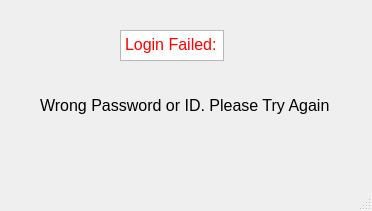
<?xml version="1.0" encoding="UTF-8"?>
<ui version="4.0">
 <class>MainWindow</class>
 <widget class="QMainWindow" name="MainWindow">
  <property name="geometry">
   <rect>
    <x>0</x>
    <y>0</y>
    <width>372</width>
    <height>211</height>
   </rect>
  </property>
  <property name="windowTitle">
   <string>MainWindow</string>
  </property>
  <widget class="QWidget" name="centralwidget">
   <widget class="QLabel" name="label_2">
    <property name="geometry">
     <rect>
      <x>40</x>
      <y>90</y>
      <width>311</width>
      <height>31</height>
     </rect>
    </property>
    <property name="font">
     <font>
      <pointsize>12</pointsize>
     </font>
    </property>
    <property name="text">
     <string>Wrong Password or ID. Please Try Again</string>
    </property>
   </widget>
   <widget class="QTextEdit" name="textEdit">
    <property name="geometry">
     <rect>
      <x>120</x>
      <y>30</y>
      <width>104</width>
      <height>31</height>
     </rect>
    </property>
    <property name="html">
     <string>&lt;!DOCTYPE HTML PUBLIC &quot;-//W3C//DTD HTML 4.0//EN&quot; &quot;http://www.w3.org/TR/REC-html40/strict.dtd&quot;&gt;
&lt;html&gt;&lt;head&gt;&lt;meta name=&quot;qrichtext&quot; content=&quot;1&quot; /&gt;&lt;style type=&quot;text/css&quot;&gt;
p, li { white-space: pre-wrap; }
&lt;/style&gt;&lt;/head&gt;&lt;body style=&quot; font-family:'MS Shell Dlg 2'; font-size:8.25pt; font-weight:400; font-style:normal;&quot;&gt;
&lt;p style=&quot; margin-top:0px; margin-bottom:0px; margin-left:0px; margin-right:0px; -qt-block-indent:0; text-indent:0px;&quot;&gt;&lt;span style=&quot; font-size:12pt; color:#ff0000;&quot;&gt;Login Failed:&lt;/span&gt;&lt;/p&gt;&lt;/body&gt;&lt;/html&gt;</string>
    </property>
   </widget>
  </widget>
  <widget class="QMenuBar" name="menubar">
   <property name="geometry">
    <rect>
     <x>0</x>
     <y>0</y>
     <width>372</width>
     <height>21</height>
    </rect>
   </property>
  </widget>
  <widget class="QStatusBar" name="statusbar"/>
 </widget>
 <resources/>
 <connections/>
</ui>
